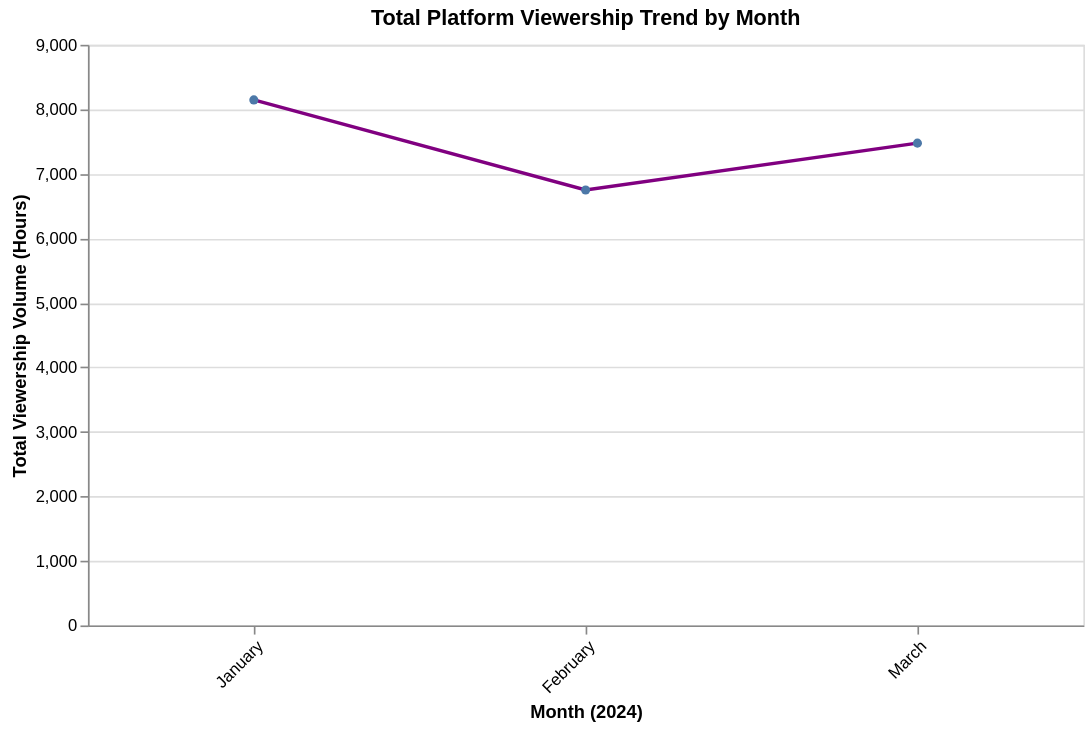

Source (notebook cell):
### Markdown cell above
#### Peak viewership for each month
- I used this stack overflow to extract the month names from pandas datetime object
    - https://stackoverflow.com/questions/57033657/how-to-extract-month-name-and-year-from-date-column-of-dataframe

### Code cell
# Extract month name from our converted pandas date object
sessions_df_resolved['month'] = sessions_df_resolved['started_at'].dt.strftime('%B')

monthly_viewership = (sessions_df_resolved.groupby("month").agg(
    total_sessions=("session_id","count",),  # distinct watch sessions
    total_watch_hours=("duration_mins", lambda x: x.sum() / 60,),  # Summing total watch hours
).reset_index())

month_order = [
    "January",
    "February",
    "March",
    "April",
    "May",
    "June",
    "July",
    "August",
    "September",
    "October",
    "November",
    "December",
]

alt.Chart(monthly_viewership).mark_line(point=True, color="purple").encode(
    x=alt.X(
        "month:N",
        title="Month (2024)",
        sort=month_order,  # Enforces correct calendar sequence
        axis=alt.Axis(labelAngle=-45),
    ),
    y=alt.Y(
        "total_watch_hours:Q",
        title="Total Viewership Volume (Hours)",
        axis=alt.Axis(format=",.0f"),
    ),
    tooltip=[
        alt.Tooltip("month:N", title="Month"),
        alt.Tooltip("total_watch_hours:Q", title="Total Watch Hours", format=",.1f"),
        alt.Tooltip("total_sessions:Q", title="Total Sessions", format=","),
        ],
        ).properties(
            title="Total Platform Viewership Trend by Month", 
            width=600, 
            height=350)

### Figure 1 — Vega-Lite specification as saved in the notebook (floating-point values rounded to 4 significant figures)
{"config": {"view": {"continuousWidth": 300, "continuousHeight": 300}}, "data": {"name": "data-a415d26c96fbe30727577f6321ff94e5"}, "mark": {"type": "line", "color": "purple", "point": true}, "encoding": {"tooltip": [{"field": "month", "title": "Month", "type": "nominal"}, {"field": "total_watch_hours", "format": ",.1f", "title": "Total Watch Hours", "type": "quantitative"}, {"field": "total_sessions", "format": ",", "title": "Total Sessions", "type": "quantitative"}], "x": {"axis": {"labelAngle": -45}, "field": "month", "sort": ["January", "February", "March", "April", "May", "June", "July", "August", "September", "October", "November", "December"], "title": "Month (2024)", "type": "nominal"}, "y": {"axis": {"format": ",.0f"}, "field": "total_watch_hours", "title": "Total Viewership Volume (Hours)", "type": "quantitative"}}, "height": 350, "title": "Total Platform Viewership Trend by Month", "width": 600, "$schema": "https://vega.github.io/schema/vega-lite/v6.4.1.json", "datasets": {"data-a415d26c96fbe30727577f6321ff94e5": [{"month": "February", "total_sessions": 6962, "total_watch_hours": 6750.0}, {"month": "January", "total_sessions": 8368, "total_watch_hours": 8146.0}, {"month": "March", "total_sessions": 7349, "total_watch_hours": 7475.0}]}}
